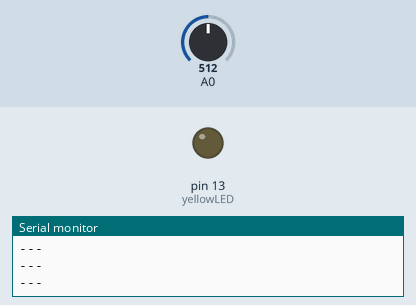
The sketch below on a simulated Arduino Uno, built with avr-gcc and run on an emulated ATmega328P. Parts: output pins drawn as LEDs (lit = HIGH), the last lines printed to the serial monitor. The test bench sets the inputs (shaded band); at power-on: A0 = 512.

Above: at 2.8 s.
2.9 s: A0 set to 489
At 3.6 s:
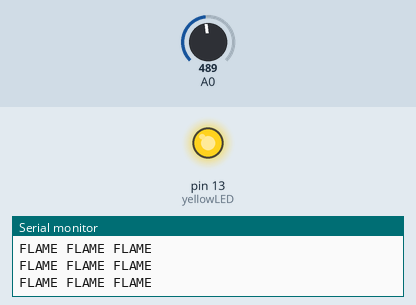
4.4 s: A0 set to 511
At 5.5 s:
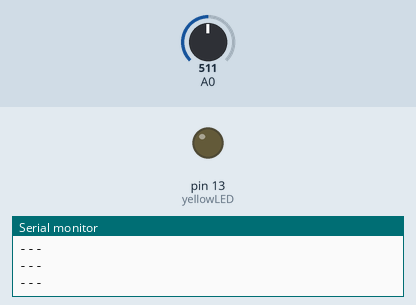
Timing chart, 0 to 7.4 s (numbered marks = the images above; inputs shaded):
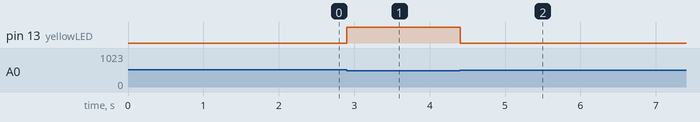

Measured:
- the behaviour switches between 507 and 506 on A0 (found by bisection; images 0 and 1)
- after the input at 2.9 s, pin 13 (yellowLED): LOW → HIGH at once
- after the input at 4.4 s, pin 13 (yellowLED): HIGH → LOW at once

The sketch:

sketch_mar02a.ino
```cpp
/*
   Description:
   Flamesensor
   Sets a Value to detect "Flame".
   It needs 2 Seconds to fit with the surrounding to initialize the startValue
   Afterwards, it will detect "flame" and print it out.
*/

int sensorValue;
boolean isStartValue;
int startValue;
int startValueRange;
int yellowLED = 13;

void setup() {
  //Flamesensor
  isStartValue = true;
  startValueRange = 5;
  //LED
  pinMode(yellowLED, 13);
  Serial.begin(9600);
}

void loop() {
  //Flamesensor
  if (isStartValue) {
    delay(2000);
    isStartValue = false;
    startValue = sensorValue = analogRead(A0);
  }
  //Reads the Value from analogPin A0
  sensorValue = analogRead(A0);
  //Prints the value
  //Serial.println(sensorValue);
  if (sensorValue < (startValue - startValueRange)) {
    digitalWrite(yellowLED, HIGH);
    Serial.println("FLAME FLAME FLAME");
  } else {
    digitalWrite(yellowLED, LOW);
    Serial.println("---");
  }
  //Stability Reasons, don't ask.
  delay(1);
}
```
